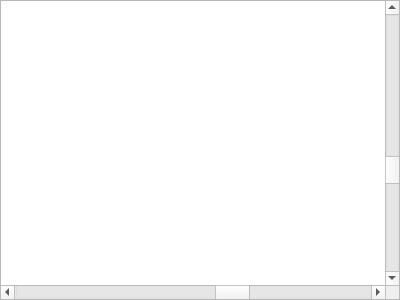
<?xml version="1.0" encoding="UTF-8"?>
<ui version="4.0">
 <class>GraphShow</class>
 <widget class="QWidget" name="GraphShow">
  <property name="geometry">
   <rect>
    <x>0</x>
    <y>0</y>
    <width>400</width>
    <height>300</height>
   </rect>
  </property>
  <property name="windowTitle">
   <string>Form</string>
  </property>
  <layout class="QGridLayout" name="gridLayout">
   <property name="margin">
    <number>0</number>
   </property>
   <property name="spacing">
    <number>0</number>
   </property>
   <item row="0" column="0">
    <widget class="GraphView" name="graphicsView">
     <property name="autoFillBackground">
      <bool>true</bool>
     </property>
     <property name="sceneRect">
      <rectf>
       <x>-2500.000000000000000</x>
       <y>-2500.000000000000000</y>
       <width>5000.000000000000000</width>
       <height>5000.000000000000000</height>
      </rectf>
     </property>
     <property name="renderHints">
      <set>QPainter::Antialiasing|QPainter::TextAntialiasing</set>
     </property>
     <property name="cacheMode">
      <set>QGraphicsView::CacheBackground</set>
     </property>
     <property name="resizeAnchor">
      <enum>QGraphicsView::AnchorUnderMouse</enum>
     </property>
     <property name="viewportUpdateMode">
      <enum>QGraphicsView::SmartViewportUpdate</enum>
     </property>
     <property name="optimizationFlags">
      <set>QGraphicsView::DontAdjustForAntialiasing|QGraphicsView::DontClipPainter|QGraphicsView::DontSavePainterState</set>
     </property>
    </widget>
   </item>
  </layout>
 </widget>
 <customwidgets>
  <customwidget>
   <class>GraphView</class>
   <extends>QGraphicsView</extends>
   <header>app.views.qt4.graph.view</header>
  </customwidget>
 </customwidgets>
 <resources/>
 <connections/>
</ui>
